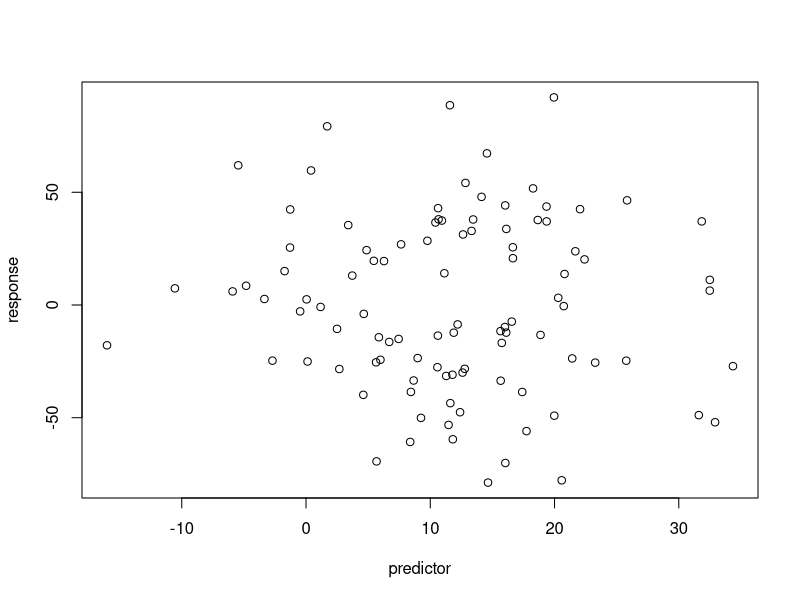
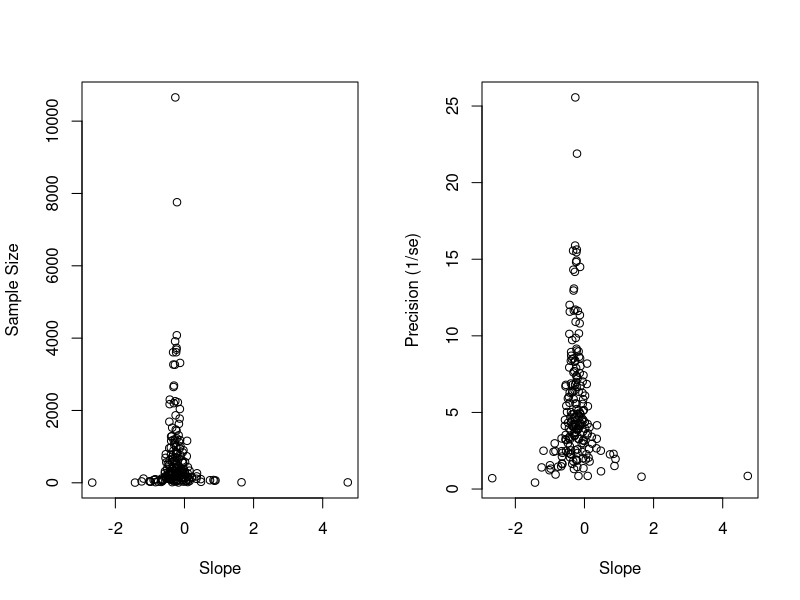
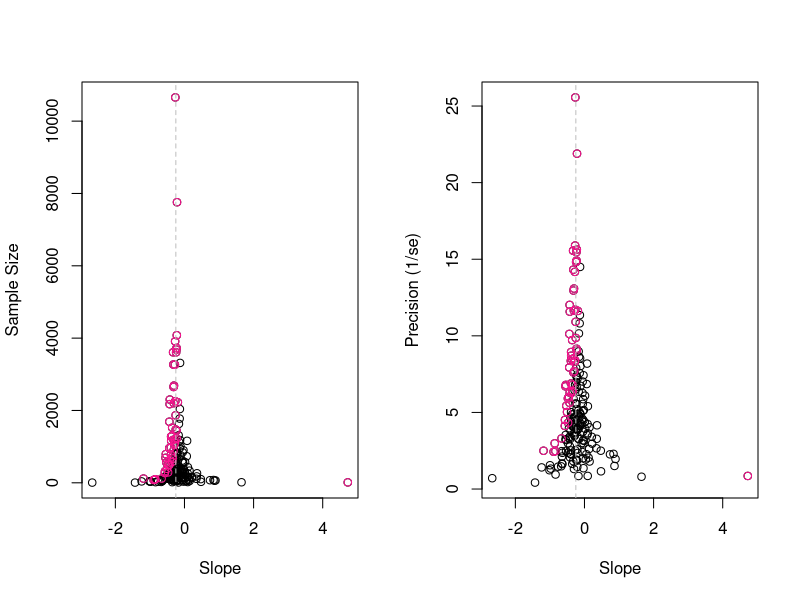
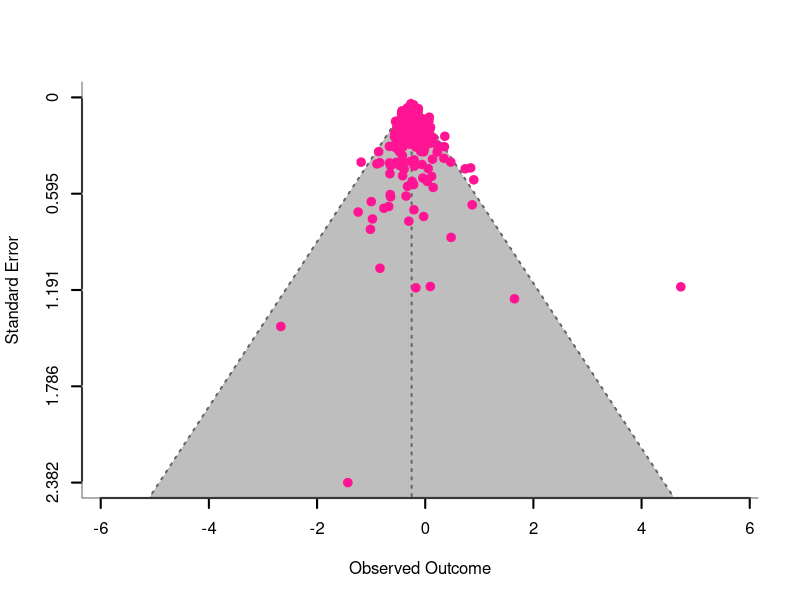
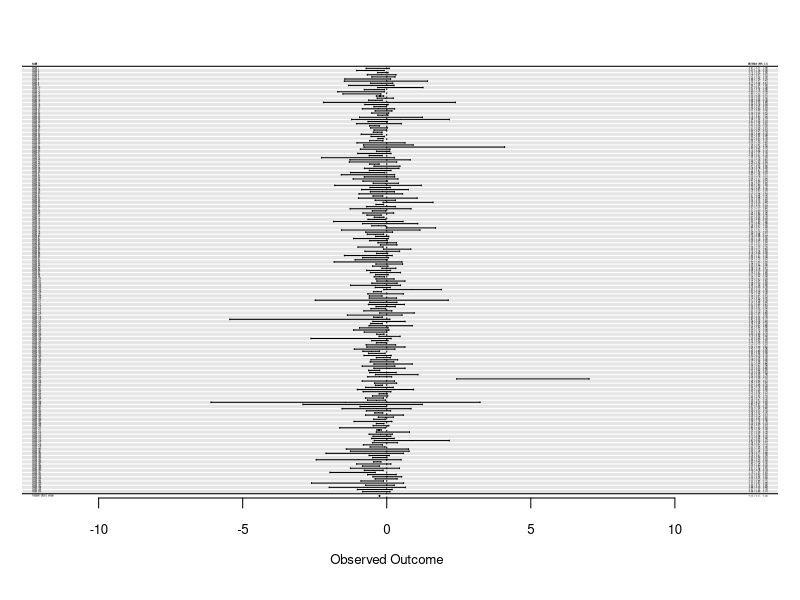
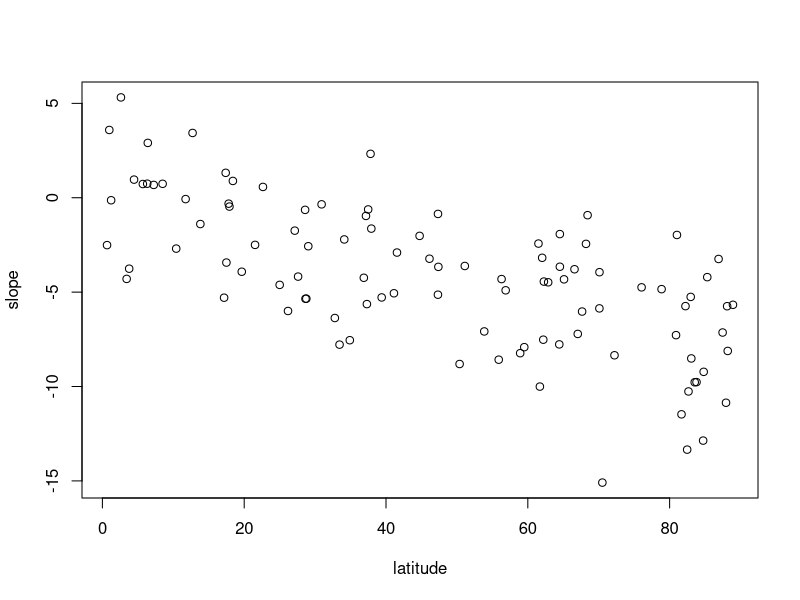

Source code (R) for these figures, in order:
rm(list = ls())

# import relevant packages
library(metafor)


## THE FUNNEL PLOT

# generate a random normal predictor
slope <- -0.25
intercept <- 0
predictor <- rnorm(n=100, mean = 10, sd = 10)

# calculate response using these parameters
response <- slope * predictor + intercept + rnorm(n=100, mean = 10, sd = 40)

# plot the data
plot(predictor, response)

# Q: Run a simple lm with the data you generated. How does the slope estimate compare to the slope you simulated?
model1 <- lm(response ~ predictor)
summary(model1)
# the slope is quite close to the one that was simulated (-0.0299)

# create somewhere to store the data
store <- matrix(nrow=200, ncol=4)

# simulate 200 different datasets
for(x in 1:200){
  
  # select sample sizes at random from a log normal distribution (small sample sizes common, large sample sizes rare)
  # n is always >3
  sample_size <- ceiling(exp(rnorm(1,4.5,1.5)))*3
  
  # predictor and response as before, but n is given by sample_size
  predictor <- rnorm(n = sample_size, mean = 10, sd = 10)
  response <- slope * predictor + intercept + rnorm(n = sample_size, 10, 40)
  
  # use the same model as before
  model1 <- lm(response ~ predictor)
  
  # extract model outputs and store them in the matrix
  store[x,] <- c(sample_size, summary(model1)$coefficients[2,1:2], summary(model1)$coefficients[2,4])
  # 
  
}

# 
store <- as.data.frame(store)
names(store) <- c("n", "slope", "standard.error", "p.value")

# visualise the data from these 200 simulated datasets
par(mfrow=c(1,2))
plot(store$slope, store$n, xlab = "Slope", ylab = "Sample Size")
plot(store$slope, (1/store$standard.error), xlab = "Slope", ylab = "Precision (1/se)")
par(mfrow=c(1,1))

# colour the significant slope estimates (>0.05)
# and indicate the slope we used to simulate with a dotted line
significant_slopes <- which(store$p.value<0.05)
par(mfrow=c(1,2))
plot(store$slope, store$n, xlab = "Slope", ylab = "Sample Size")
points(store$slope[significant_slopes], store$n[significant_slopes], col = "deeppink")
abline(v=slope, lty=2, col = "grey")
plot(store$slope, (1/store$standard.error), xlab = "Slope", ylab = "Precision (1/se)")
points(store$slope[significant_slopes], (1/store$standard.error[significant_slopes]), col = "deeppink")
abline(v=slope, lty=2, col = "grey")
par(mfrow=c(1,1))


# Q1: What happens to the effect size estimates as sample size and precision increases?

#     As slope increases, both the sample size and precision increase from zero,
#     reaching a peak at the simulated slope. After this point they both decrease as
#     slope continues to increase.


# Q2: When precision is low, what can you say about the estimates of effect size
#     that tend to be significant?

#     The effect sizes that are significant are either from those studies where the
#     sample size/precision is either extreme (strong pattern shown), or where the
#     slope is negative in smaller studies... because these show the same direction
#     as simulated.

# Q3: If there is a tendency to only publish results when the effect is significant
#     and/or sample size is large, which points would be missing from the plot?

#     The black ones (lower middle section of the plot), where sample size is small
#     and effect size is small.


## BASIC META ANALYSIS

# to find out a mean effect size, we can use a simple linear model
# 1 means we fit only intercept
model2 <- lm(slope ~ 1, data = store)
summary(model2)

# Q: What is wrong with the analysis above?
#    It does not take into account sampling variance, or the fact that some slopes
#    are estimated much more accurately. 

# check the main r function of metafor
?rma
meta <- rma(yi = slope, sei = standard.error, data = store)
meta
# gives us an estimate of -0.2381 - much closer to our true slope

# can also use in-built metafor functions to generate a nice funnel plot...
funnel(meta, shade = "grey", back = "white", lwd = 2, col = "deeppink")

# ... and forest plot
forest(meta, cex.lab = 0.8, cex.axis = 0.8, addfit = TRUE, shade = "zebra")


## A META-ANALYSIS WITH MODERATORS AND RANDOM TERMS

# this time we will generate datasets where the slope estimates (effect sizes)
# vary as a function of another variable.

# let's imagine the slopes we are generating correspond to the effect of temperature
# on phenology

# latitude predicts slope - i.e. species from further north advance timings more
# in response to temperature
latitude <- runif(100,0,90)
# we randomly sample a latitude from 0,90 degree north
slope <- -0 + latitude * -0.1 + rnorm(100,0,3)
plot(latitude, slope)

# we can then add this to the code we used before
# we will also add an extra step - a random effect - so that slopes vary among 20 species
# slopes 1-10 for species 1, slopes 11-20 for species 2

# create somewhere to store data
# this time we also want to save the latitude and species that the slope estimate comes from
# we will also save a unique ID for each observation to include a residual random effect
store2 <- matrix(nrow = 200, ncol = 7)

# we can then generate 20 species random effects
species <- rep(1:20, each = 10)
species_effect <- rep(rnorm(20,0,2), each = 10)

for (x in 1:200){
  
  latitude <- runif(1,0,90)
  
  slope <- 0 + species_effect[x] + latitude * -0.1 + rnorm(1,0,3)
  
  # then we select sample sizes at random from a log normal distribution , so that
  # small sample sizes are common and large sample sizes are rare
  sample_size <- ceiling(exp(rnorm(1,4.5,1.5)))
  
  # we don't want to run analyses on datasets that are too small
  if(sample_size>3){
    predictor <- rnorm(n = sample_size, mean = 10, sd = 10)
    response <- intercept + predictor * slope + rnorm(n = sample_size, 0, 40)
    
    # we can then use the same linear model as before
    model <- lm(response~predictor)
    
    # we can then extract the model outputs we want and then store them in our matrix
    store2[x,] <- c(sample_size, summary(model)$coefficients[2,1:2],
                    summary(model)$coefficients[2,4], latitude, species[x], x)

  }}

store2 <- as.data.frame(store2)
names(store2) <- c("n", "slope", "standard.error", "p.value", "latitude", "species", "ID")
